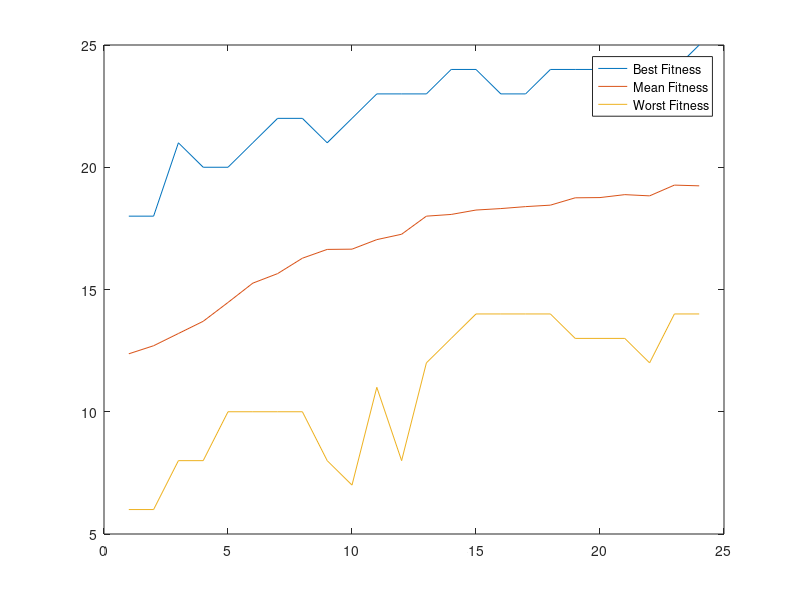
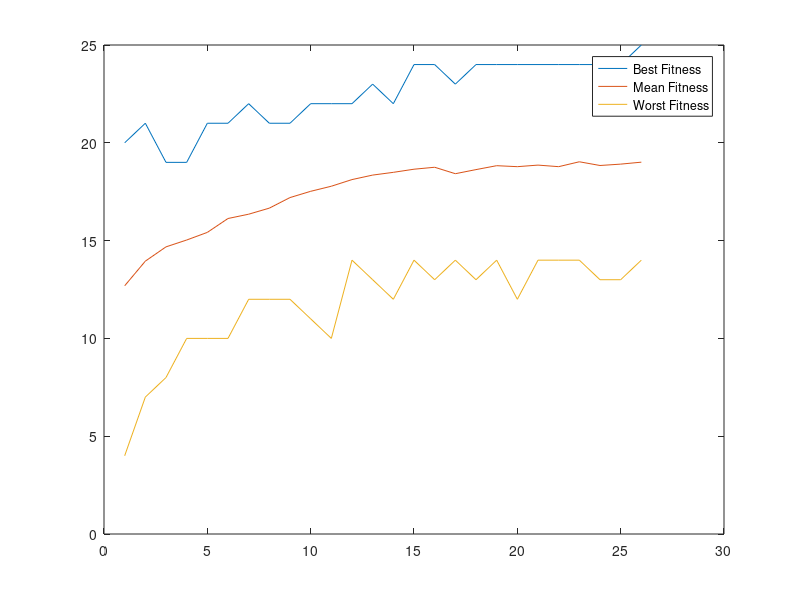
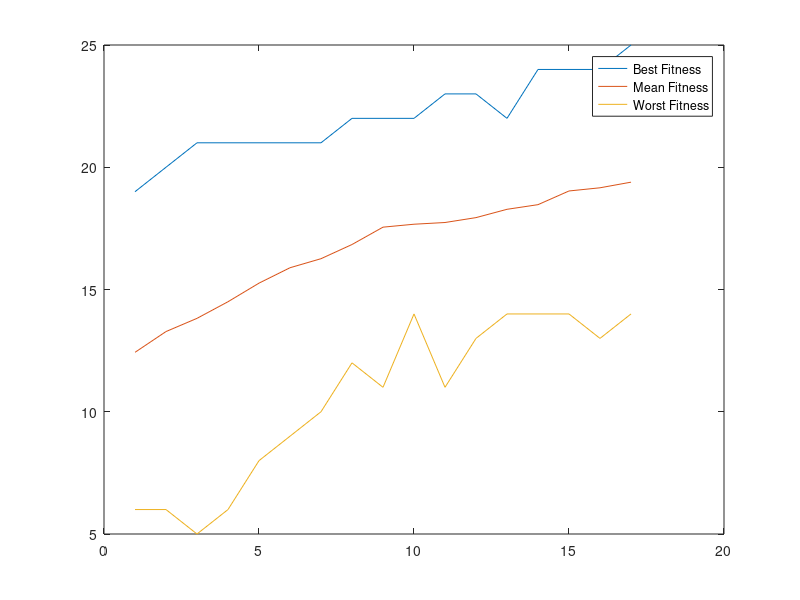
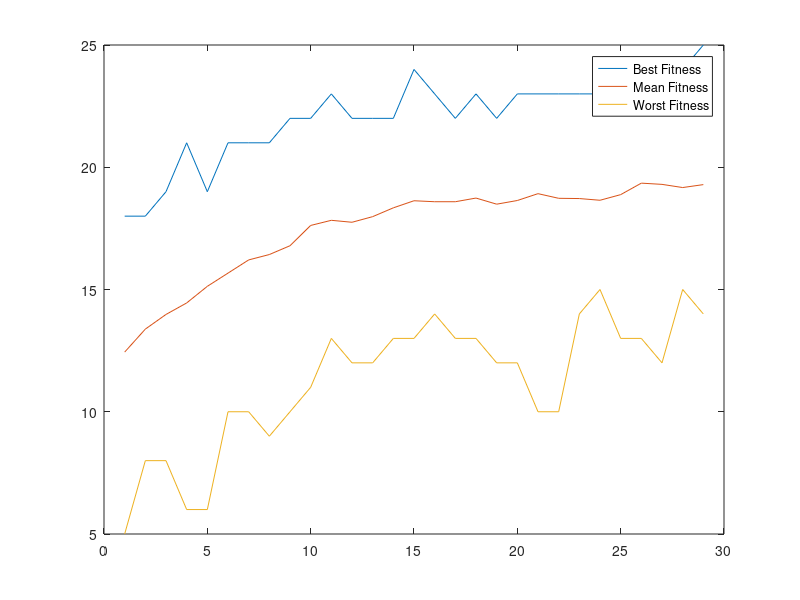

MATLAB code for these plots, in order:
rand('seed',1234);
for time=1:10
    
iteration=100;
optimum=25;
popsize=100;
length=25;
xoverrate=0.7;
mutrate=1/length;

maxfitness=zeros(iteration,1);
minfitness=zeros(iteration,1);
meanfitness=zeros(iteration,1);
offspring=zeros(popsize,length); %temp
matingpool=zeros(popsize,1);


% initial the population %
pop=round(rand(popsize,length));

t=1;
while t<=iteration

  % evaluate fitness of P(t) %
  f=zeros(popsize,1);
  sum=0; %sum of fitness
  for i =1:popsize
     for j=1:length
         if pop(i,j)==1
             f(i)=f(i)+1;
         end
     end
     sum=sum+f(i);
  end
  
  maxfitness(t)=max(f);
  minfitness(t)=min(f);
  meanfitness(t)=sum/popsize;
  stdfitness=std(f);
  
  % sigma scaling %
  fitness=zeros(popsize,1);
  sum1=0;
  for i=1:popsize
      fitness(i)=max(f(i)-(meanfitness(t)-2*stdfitness),0);
      sum1=sum1+fitness(i);
  end
  % select parants %
      % calculate the cumulative prob %
  cprob=zeros(popsize,1);%cumulative prob
  for i=1:popsize
     if i==1
         cprob(i)=fitness(i)/sum1;
     else
         cprob(i)=cprob(i-1)+fitness(i)/sum1;
     end
  end
  
      % roulette wheel %
  %curmem=1;
  %for curmem=1:popsize
  %   i=1;
  %   while cprob(i)<rand
  %       i=i+1;
  %   end
  %       matingpool(curmem)=i;
  %end
  
      % SUS %
  curmem=1;
  i=1;
  r=rand/popsize;
  while curmem<=popsize
      while r<=cprob(i)
          matingpool(curmem)=i;
          r=r+1/popsize;
          curmem=curmem+1;
      end
      i=i+1;    
  end
  
  % crossover operation %
  randsel=randperm(100);
  for i=1:popsize/2
      p1=pop(matingpool(randsel(i)),:);
      p2=pop(matingpool(randsel(i+popsize/2)),:);
      rpoint=round(rand*length);
      if rand<xoverrate
          offspring(randsel(i),1:rpoint)=p1(1:rpoint);
          offspring(randsel(i),rpoint+1:end)=p2(rpoint+1:end);
          offspring(randsel(i+popsize/2),1:rpoint)=p2(1:rpoint);
          offspring(randsel(i+popsize/2),rpoint+1:end)=p1(rpoint+1:end);
      else
          offspring(randsel(i),:)=pop(i,:);
          offspring(randsel(i+popsize/2),:)=pop(i+popsize/2,:);
      end
  end
  
  % mutation operation %
  for i=1:popsize
      for j=1:length
        if rand<mutrate
           offspring(i,j)=~offspring(i,j);
        end
      end
  end
  
  % next %
  pop=offspring;
  
  if maxfitness(t)==optimum
      break;
  end
  t=t+1;
end
% plot the line %
x=1:1:t;
figure(time)
t
plot(x,maxfitness(1:t),x,meanfitness(1:t),x,minfitness(1:t))
legend('Best Fitness','Mean Fitness','Worst Fitness');

end